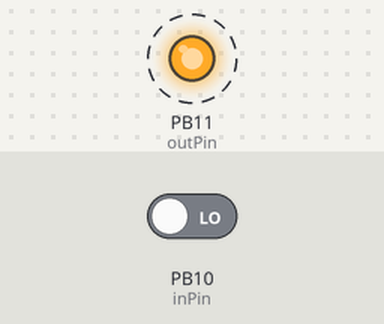
This sketch was run on a simulated STM32 Blue Pill. On the bench: output pins drawn as LEDs (lit = HIGH). Dashed ring = blinking. Inputs (shaded band) come from the test bench; at power-on: PB10 (inPin) LOW. What the sketch prints to the serial monitor is not drawn.

Above: at 0.5 s.
Timing chart, 0 to 4.6 s (numbered marks = the images above):
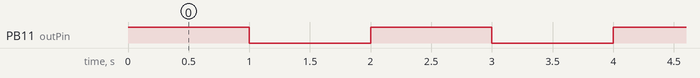

Measured:
- by itself, PB11 (outPin): alternates HIGH for 1.0 s and LOW for 1.0 s

The sketch:

SN74HCX4.ino
```cpp
/*
 *
 */

int outPin = PB11; // digital output to 74HC
int inPin = PB10; // analog input from 74HC
int value = 0;  // value read after 74HC

void setup() {
  // declare the ledPin as an OUTPUT:
  pinMode(outPin, OUTPUT);
  Serial.begin(9600);
}

void loop() {
  digitalWrite(outPin, HIGH);
  value = digitalRead(inPin);
  Serial.print("HIGH: ");
  Serial.println(value); // 8
  delay(1000);

  digitalWrite(outPin, LOW);
  value = digitalRead(inPin);
  Serial.print("LOW: ");
  Serial.println(value); // 1010
  delay(1000);
}
```
